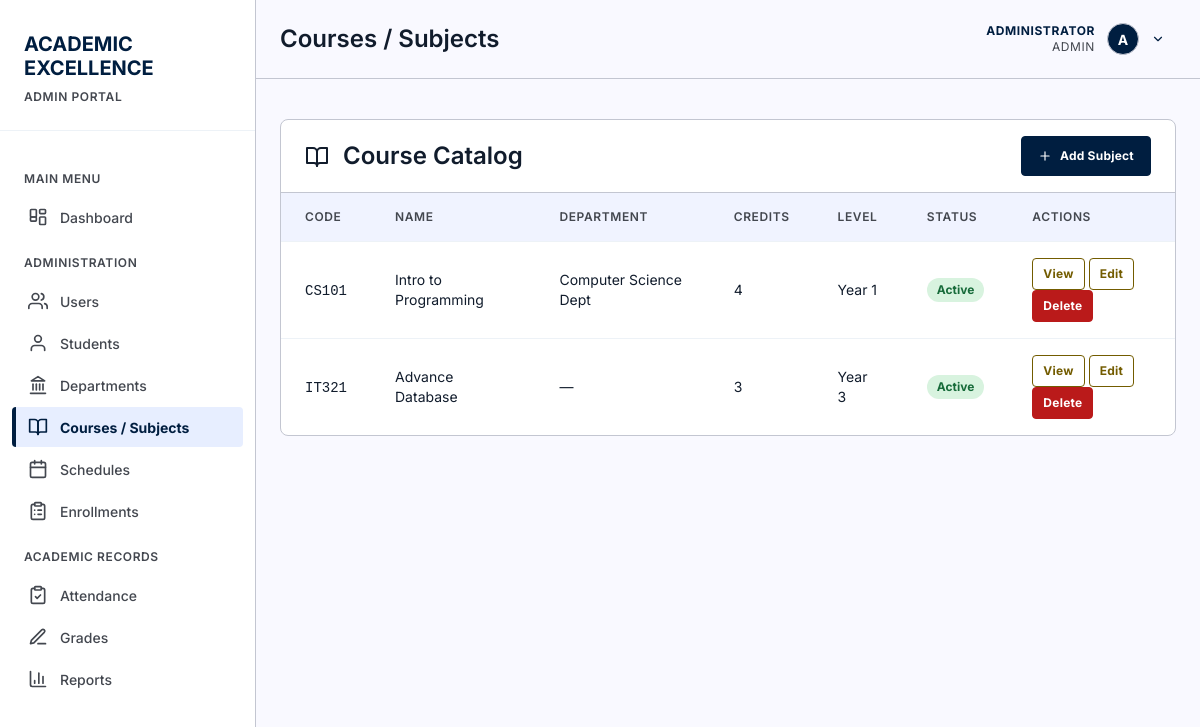
The app's page /pages/manage-subjects.php (signed in), older data.
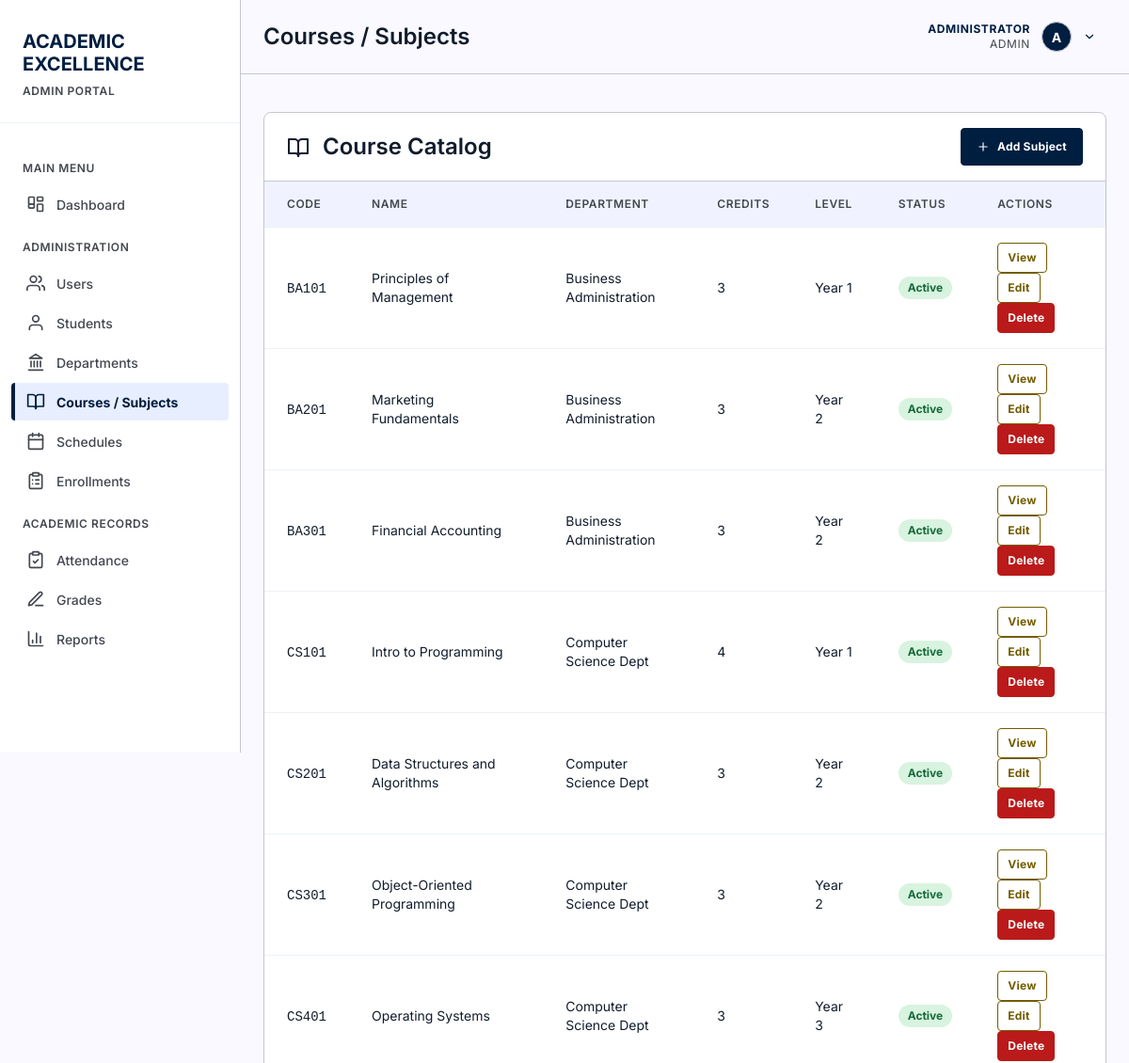
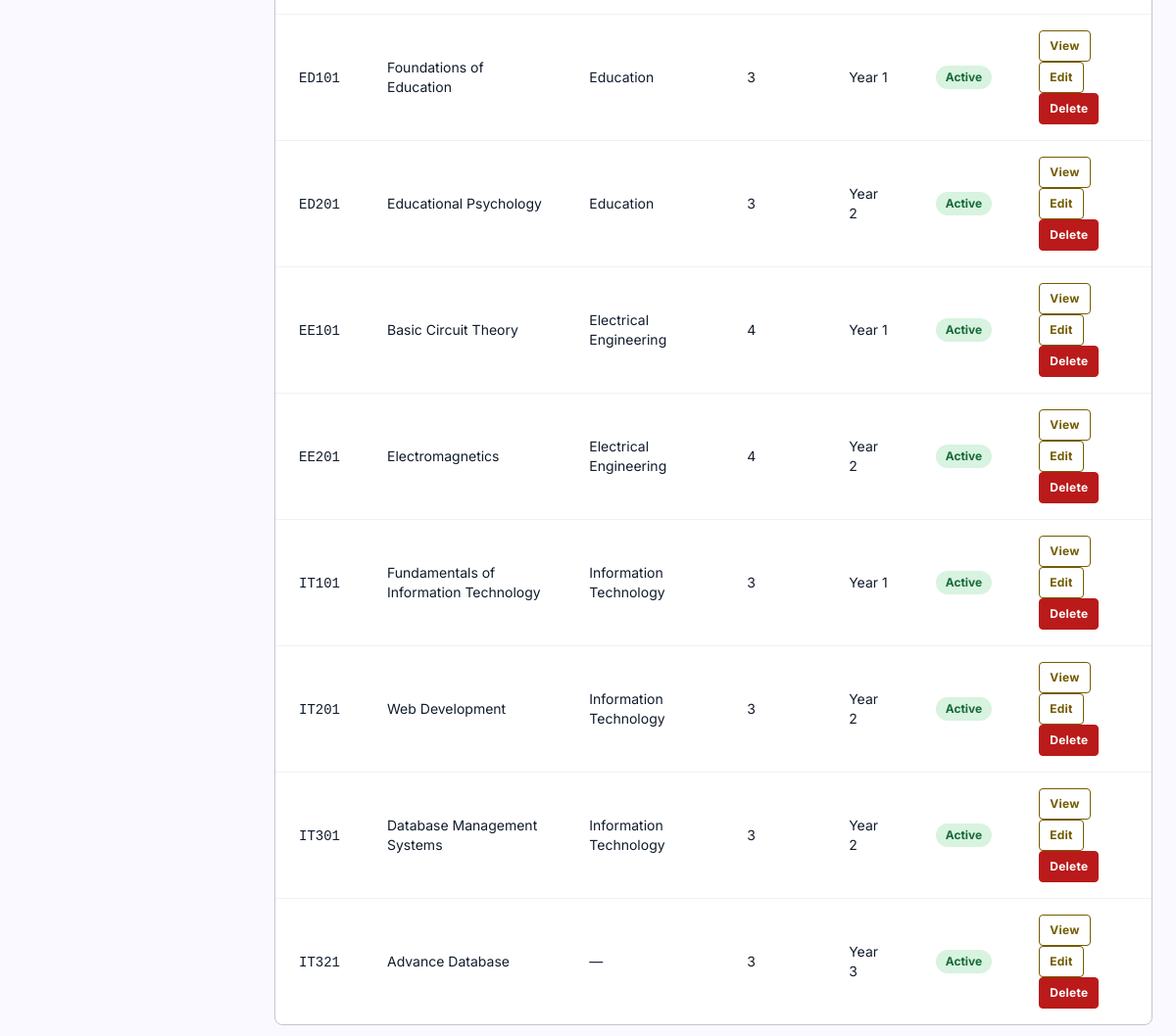
The same page, newer data (2 pictures, top to bottom).
### tables this page shows
CREATE TABLE subjects (
        id INTEGER PRIMARY KEY AUTOINCREMENT,
        subject_code TEXT UNIQUE NOT NULL,
        subject_name TEXT NOT NULL,
        description TEXT,
        credits INTEGER DEFAULT 3,
        created_at TIMESTAMP DEFAULT CURRENT_TIMESTAMP
    , department_id INTEGER REFERENCES departments(id) ON DELETE SET NULL, course_level INTEGER, is_active INTEGER NOT NULL DEFAULT 1 CHECK(is_active IN (0, 1)), updated_at DATETIME);

CREATE TABLE departments (
            id INTEGER PRIMARY KEY AUTOINCREMENT,
            department_code TEXT NOT NULL UNIQUE,
            department_name TEXT NOT NULL,
            description TEXT,
            is_active INTEGER NOT NULL DEFAULT 1 CHECK(is_active IN (0, 1)),
            created_at DATETIME NOT NULL DEFAULT CURRENT_TIMESTAMP,
            updated_at DATETIME NOT NULL DEFAULT CURRENT_TIMESTAMP
        );

### pages/manage-subjects.php (the view, shortened to what this page needs)
<?php
$db = getDB();
$subjects = $db->query("
    SELECT s.*, d.department_code, d.department_name
    FROM subjects s
    LEFT JOIN departments d ON s.department_id = d.id
    ORDER BY s.subject_code
")->fetchAll();
include '../includes/header.php';
?>
<main>
    <div class="card">
        <div class="card-header" style="display: flex; justify-content: space-between; align-items: center;">
            <h2><?php echo icon('book-open', 24); ?> Course Catalog</h2>
            <button class="btn btn-primary" onclick="document.getElementById('addSubjectModal').style.display='block'"><?php echo icon('plus', 14); ?> Add Subject</button>
        </div>
        <table>
            <thead>
                <tr>
                    <th>Code</th>
                    <th>Name</th>
                    <th>Department</th>
                    <th>Credits</th>
                    <th>Level</th>
                    <th>Status</th>
                    <th>Actions</th>
                </tr>
            </thead>
            <tbody>
                <?php foreach ($subjects as $subject): ?>
                <tr>
                    <td data-label="Code"><code><?php echo htmlspecialchars($subject['subject_code']); ?></code></td>
                    <td data-label="Name"><?php echo htmlspecialchars($subject['subject_name']); ?></td>
                    <td data-label="Department"><?php echo htmlspecialchars($subject['department_name'] ?? '—'); ?></td>
                    <td data-label="Credits"><?php echo $subject['credits']; ?></td>
                    <td data-label="Level"><?php echo $subject['course_level'] ? 'Year ' . $subject['course_level'] : '—'; ?></td>
                    <td data-label="Status">
                        <span class="attendance-badge status-<?php echo $subject['is_active'] ? 'present' : 'absent'; ?>">
                            <?php echo $subject['is_active'] ? 'Active' : 'Inactive'; ?>
                        </span>
                    </td>
                    <td data-label="Actions">
                        <button type="button" class="btn btn-secondary btn-sm"
                                data-id="<?php echo $subject['id']; ?>"
                                data-code="<?php echo htmlspecialchars($subject['subject_code'], ENT_QUOTES); ?>"
                                data-name="<?php echo htmlspecialchars($subject['subject_name'], ENT_QUOTES); ?>"
                                data-department="<?php echo htmlspecialchars($subject['department_name'] ?? '', ENT_QUOTES); ?>"
                                data-department-id="<?php echo (int) $subject['department_id']; ?>"
                                data-description="<?php echo htmlspecialchars($subject['description'] ?? '', ENT_QUOTES); ?>"
                                data-credits="<?php echo $subject['credits']; ?>"
                                data-level="<?php echo (int) $subject['course_level']; ?>"
                                data-active="<?php echo (int) $subject['is_active']; ?>"
                                data-created="<?php echo htmlspecialchars($subject['created_at'] ?? '', ENT_QUOTES); ?>"
                                onclick="viewSubject(this)">View</button>
                        <button type="button" class="btn btn-secondary btn-sm"
                                data-id="<?php echo $subject['id']; ?>"
                                data-code="<?php echo htmlspecialchars($subject['subject_code'], ENT_QUOTES); ?>"
                                data-name="<?php echo htmlspecialchars($subject['subject_name'], ENT_QUOTES); ?>"
                                data-department-id="<?php echo (int) $subject['department_id']; ?>"
                                data-description="<?php echo htmlspecialchars($subject['description'] ?? '', ENT_QUOTES); ?>"
                                data-credits="<?php echo $subject['credits']; ?>"
                                data-level="<?php echo (int) $subject['course_level']; ?>"
                                data-active="<?php echo (int) $subject['is_active']; ?>"
                                onclick="editSubject(this)">Edit</button>
                        <form method="POST" style="display: inline;" onsubmit="return confirm('Delete this subject?')">
                            <button type="submit" class="btn btn-danger btn-sm">Delete</button>
                        </form>
                    </td>
                </tr>
                <?php endforeach; ?>
            </tbody>
        </table>
    </div>
</main>
<?php include '../includes/footer.php'; ?>

Row changes from the older to the newer data that the page shows:
added subjects: subject_code "BA101", subject_name "Principles of Management", department.department_name "Business Administration", credits "3", course_level "1", is_active "Active"
added subjects: subject_code "BA201", subject_name "Marketing Fundamentals", department.department_name "Business Administration", credits "3", course_level "2", is_active "Active"
added subjects: subject_code "BA301", subject_name "Financial Accounting", department.department_name "Business Administration", credits "3", course_level "2", is_active "Active"
added subjects: subject_code "CS201", subject_name "Data Structures and Algorithms", department.department_name "Computer Science Dept", credits "3", course_level "2", is_active "Active"
added subjects: subject_code "CS301", subject_name "Object-Oriented Programming", department.department_name "Computer Science Dept", credits "3", course_level "2", is_active "Active"
added subjects: subject_code "CS401", subject_name "Operating Systems", department.department_name "Computer Science Dept", credits "3", course_level "3", is_active "Active"
added subjects: subject_code "ED101", subject_name "Foundations of Education", department.department_name "Education", credits "3", course_level "1", is_active "Active"
added subjects: subject_code "ED201", subject_name "Educational Psychology", department.department_name "Education", credits "3", course_level "2", is_active "Active"
added subjects: subject_code "EE101", subject_name "Basic Circuit Theory", department.department_name "Electrical Engineering", credits "4", course_level "1", is_active "Active"
added subjects: subject_code "EE201", subject_name "Electromagnetics", department.department_name "Electrical Engineering", credits "4", course_level "2", is_active "Active"
added subjects: subject_code "IT101", subject_name "Fundamentals of Information Technology", department.department_name "Information Technology", credits "3", course_level "1", is_active "Active"
added subjects: subject_code "IT201", subject_name "Web Development", department.department_name "Information Technology", credits "3", course_level "2", is_active "Active"
added subjects: subject_code "IT301", subject_name "Database Management Systems", department.department_name "Information Technology", credits "3", course_level "2", is_active "Active"
